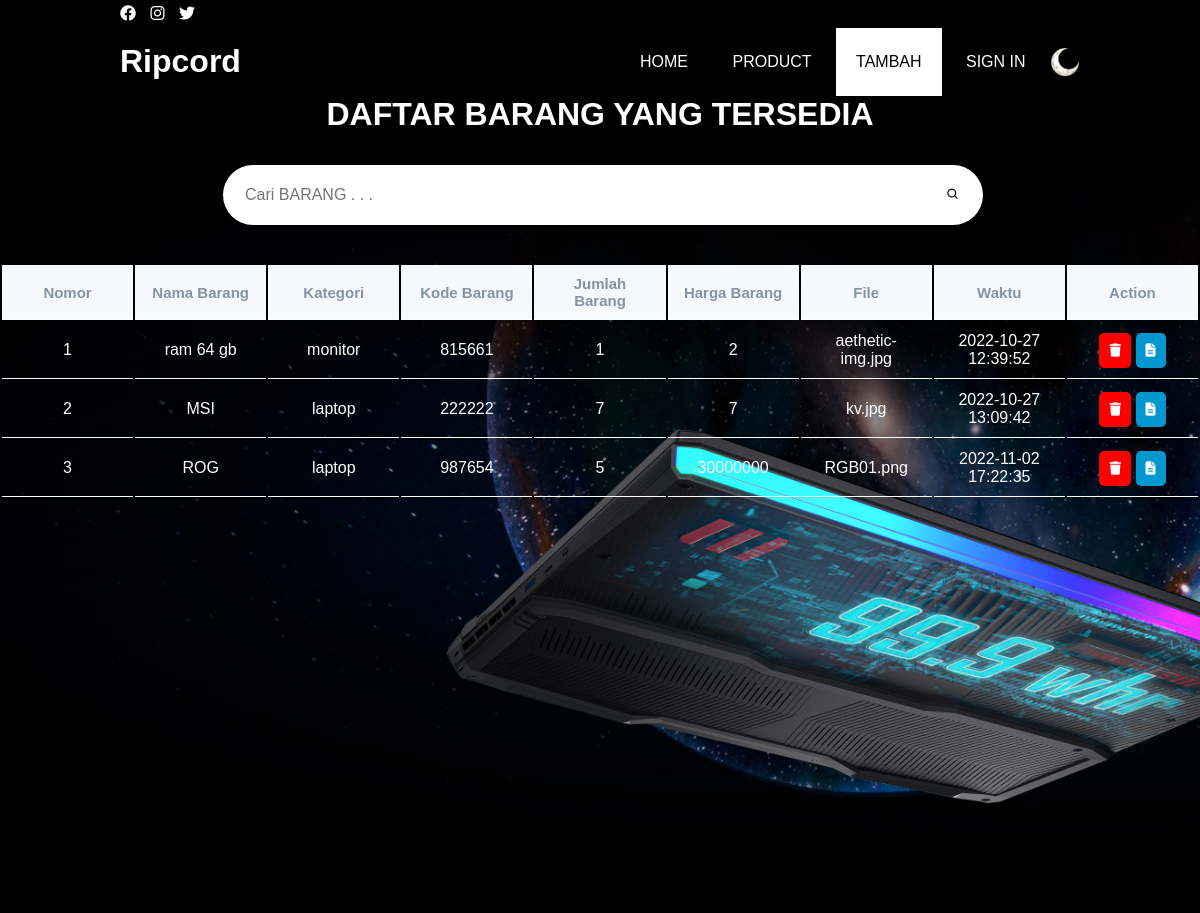
Screenshot of /tampiladmin.php with the database file from the repository.
### tables this page shows
CREATE TABLE `komputer` (
  `id` int(11) NOT NULL,
  `namaproduk` varchar(255) NOT NULL,
  `category` varchar(50) NOT NULL,
  `kodebarang` int(20) NOT NULL,
  `stock` int(3) NOT NULL,
  `harga` int(9) NOT NULL,
  `gambar` varchar(255) NOT NULL,
  `waktu` datetime NOT NULL
);

### tampiladmin.php (the view, shortened to what this page needs)
<?php
    require 'connect.php';
    if(isset($_GET['search'])){
        $keyword = $_GET['keyword'];
        $result = mysqli_query($conn, "SELECT * FROM komputer where namaproduk LIKE '%$keyword%' or category LIKE '%$keyword%'");
    } else {
        $result = mysqli_query($conn, "SELECT * FROM  komputer");
    }
    $pesanan = [];
    while($row = mysqli_fetch_assoc($result)){
        $pesanan[] = $row;
    }
?>
<!DOCTYPE html>
<html lang="en">
    <head>
        <link rel="stylesheet" href="styleOrder.css" />
        <link rel="stylesheet" href="https://cdnjs.cloudflare.com/ajax/libs/font-awesome/6.2.0/css/all.min.css">
        <link href='https://unpkg.com/boxicons@2.1.4/css/boxicons.min.css' rel='stylesheet'>
    </head>
    <div class="medsos">
        <div class="container">
            <ul>
                <li><a href="#"><i class="fa-brands fa-facebook"></i></a></li>
                <li><a href="#"><i class="fa-brands fa-instagram"></i></a></li>
                <li><a href="#"><i class="fa-brands fa-twitter"></i></a></li>
            </ul>
        </div>
    </div>
    <header>
        <div class="container">
            <h1><a href="admin.php">Ripcord</a></h1>
            <ul>
                <li><a href="admin.php">HOME</a></li>
                <li><a id="me" onclick="popup()" href="#">PRODUCT</a></li>
                <li class="active"><a href="tambah.php">TAMBAH</a></li>
                <?php if(!isset($_SESSION["login"])){
                        echo('<li><a href="login.php" class="tbl-pink" id="sign">SIGN IN</a></li>');
                    }else {
                        echo('<li><a href="logout.php" class="tbl-pink" id="logout">SIGN OUT</a></li>');
                } ?>
                <img src="moon1.webp" id="icon">
            </ul>
        </div>
    </header>
    <div class="bg-tampil">
        <h1 class="daftar-pesanan"> DAFTAR BARANG YANG TERSEDIA </h1>
        <form action = "" method = "GET">
            <div class="search-box">
                <input class = "search-txt" type="text" name ="keyword" placeholder="Cari BARANG . . .">
                <button type ="submit" class="search-btn" name ="search"><i class='bx bx-search'></i></button>
            </div>
        </form>
        <div class="table-section">
            <table>
                <thead>
                    <tr>
                        <th> Nomor </th>
                        <th> Nama Barang</th>
                        <th> Kategori </th>
                        <th> Kode Barang </th>
                        <th> Jumlah Barang </th>
                        <th> Harga Barang </th>
                        <th> File </th>
                        <th> Waktu </th>
                        <th> Action </th>
                    </tr>
                </thead>
                <tbody>
                    <?php $i = 1; foreach ($pesanan as $pesan): ?>
                    <tr>
                        <td> <?php echo $i ;?></td>
                        <td> <?php echo $pesan['namaproduk'] ;?></td>
                        <td> <?php echo $pesan['category'] ;?></td>
                        <td> <?php echo $pesan['kodebarang'] ;?></td>
                        <td> <?php echo $pesan['stock'] ;?></td>
                        <td> <?php echo $pesan['harga'] ;?></td>
                        <td> <?php echo $pesan['gambar'] ;?></td>
                        <td> <?php echo $pesan['waktu'] ;?></td>
                        <td>
                            <button> <a href="hapus.php?id=<?php echo $pesan["id"]; ?>" onclick="return confirm('Yakin ingin Menghapus data ini?')" role='button'><i class="fa fa-trash"></i> </a> </button>
                            <button> <a href="ubah.php?id=<?php echo $pesan["id"]; ?>"> <i class="fa fa-file-text"></i> </a></button>
                        </td>
                    </tr>
                    <?php $i++; endforeach; ?>
                </tbody>
            </table>
        </div>
    </div>
    </body>
</html>

### styleOrder.css (style rules this page uses)
* { padding:0; margin:0; font-family: sans-serif; }
#icon { width: 30px; cursor: pointer; transform: translateY(10px); }
:root { background-color: black; --primary-color: black; --secondary-color: white; }
a { color: inherit; text-decoration: none; }
.medsos { padding: 5px 0; background-color: var(--primary-color); }
.medsos ul li { display: inline-block; color: var(--secondary-color); margin-right: 10px; }
.container { width: 80%; margin: 0 auto; }
.container:after { content:"" ; display: block; clear: both; }
header h1 { float: left; padding: 15px 0; color:var(--secondary-color); }
header ul { float: right; color:var(--secondary-color); }
header ul li { display: inline-block; }
header ul li a { padding: 25px 20px; display: inline-block; }
.active { background-color: var(--secondary-color); color:var(--primary-color); }
* { margin: 0; padding: 0; font-family: 'Montserrat', sans-serif; }
.bg-tampil { background-image: url('tambah-bg.jpg'); background-size: cover; display: flex; flex-direction: column; justify-content: center; align-items: center; }
.daftar-pesanan { color: white; }
.table-section { margin-top: 20px; height: 650px; overflow: hidden; }
table { width: 100%; table-layout: fixed; min-width: 1000px; }
thead th { position: sticky; top: 0; background-color: #f6f9fc; color: #8493a5; font-size: 15px; }
th, td { border-bottom: 1px solid white; padding: 10px 15px; text-align: center; color: white; }
button { outline: none; border: none; border-radius: 5px; cursor: pointer; padding: 10px; color: #ffffff; }
button a { text-decoration: none; }
td button:nth-child(1) { background-color: red; }
td button:nth-child(2) { background-color: #0298cf; }
.search-box { position :relative; top: 60%; left: 30%; transform: translate(-30%,-30%); background: white; height: 40px; border-radius: 40px; padding: 10px ; margin-left: 55px; margin-right: 205px; margin-top: 50px; }
.search-btn { color: black; float: right; width: 40px; height: 40px; border-radius: 50%; background: white; display: flex; justify-content: center; align-items: center; }
.search-txt { border:none; background: none; outline: none; float:left; align-items: center; color: white; font-size: 16px; transition: 0.4s; line-height: 40px; text-indent: 12px; width: 700px; }

### rows the page displays
komputer: namaproduk "ram 64 gb", category "monitor", kodebarang "815661", stock "1", harga "2", gambar "aethetic-img.jpg", waktu "2022-10-27 12:39:52"
komputer: namaproduk "MSI", category "laptop", kodebarang "222222", stock "7", harga "7", gambar "kv.jpg", waktu "2022-10-27 13:09:42"
komputer: namaproduk "ROG", category "laptop", kodebarang "987654", stock "5", harga "30000000", gambar "RGB01.png", waktu "2022-11-02 17:22:35"
